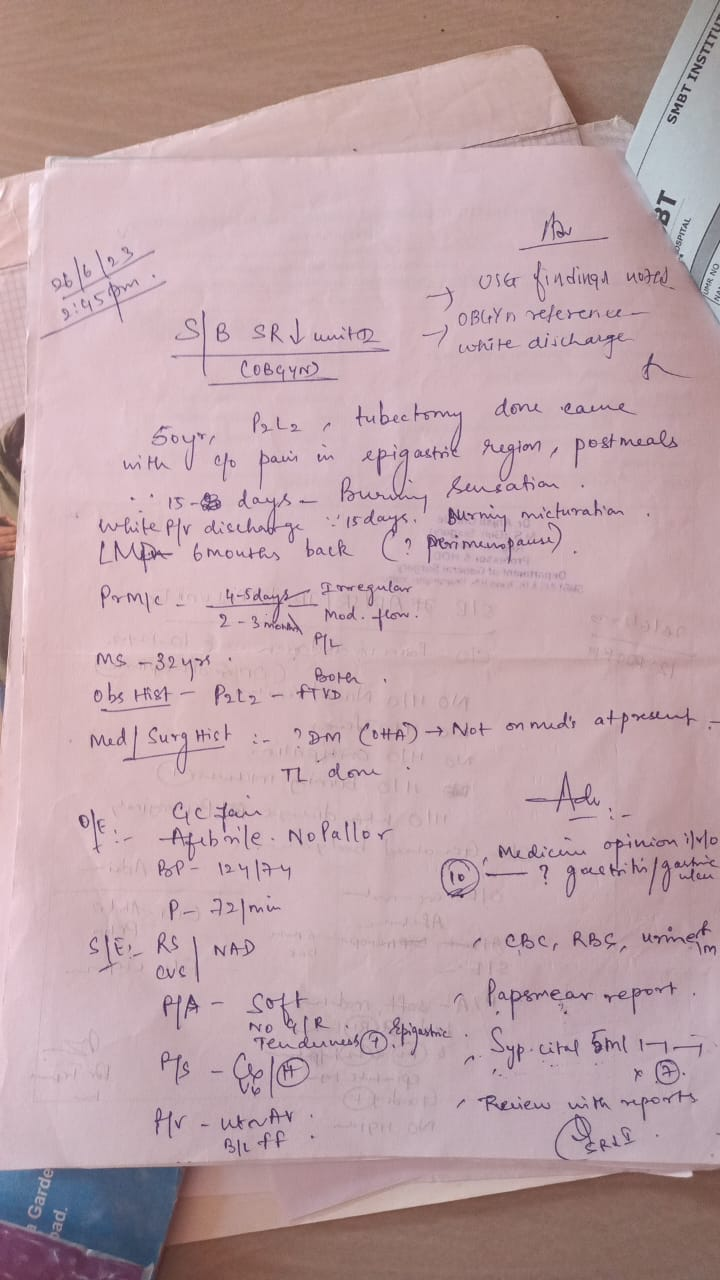
#> input picture Raw_Image_5.jpg, 720 x 1280 px
$ python 'Tesseract OCR.py'
#> lines starting #> are read from the running program, lines starting #| are printed output that depends on the picture; after the words box and inside, x2 and y2 are one past the last pixel; in counts of white or black regions, pixels touching at a corner belong together
import cv2
import pytesseract
from matplotlib import pyplot as plt

pytesseract.pytesseract.tesseract_cmd = r'C:\Users\Shriram\AppData\Local\Programs\Tesseract-OCR\tesseract.exe'

def preprocess_image(image_path):
    # Load image
#> called with image_path = 'Raw_Image_5.jpg'
    img = cv2.imread(image_path, cv2.IMREAD_GRAYSCALE)
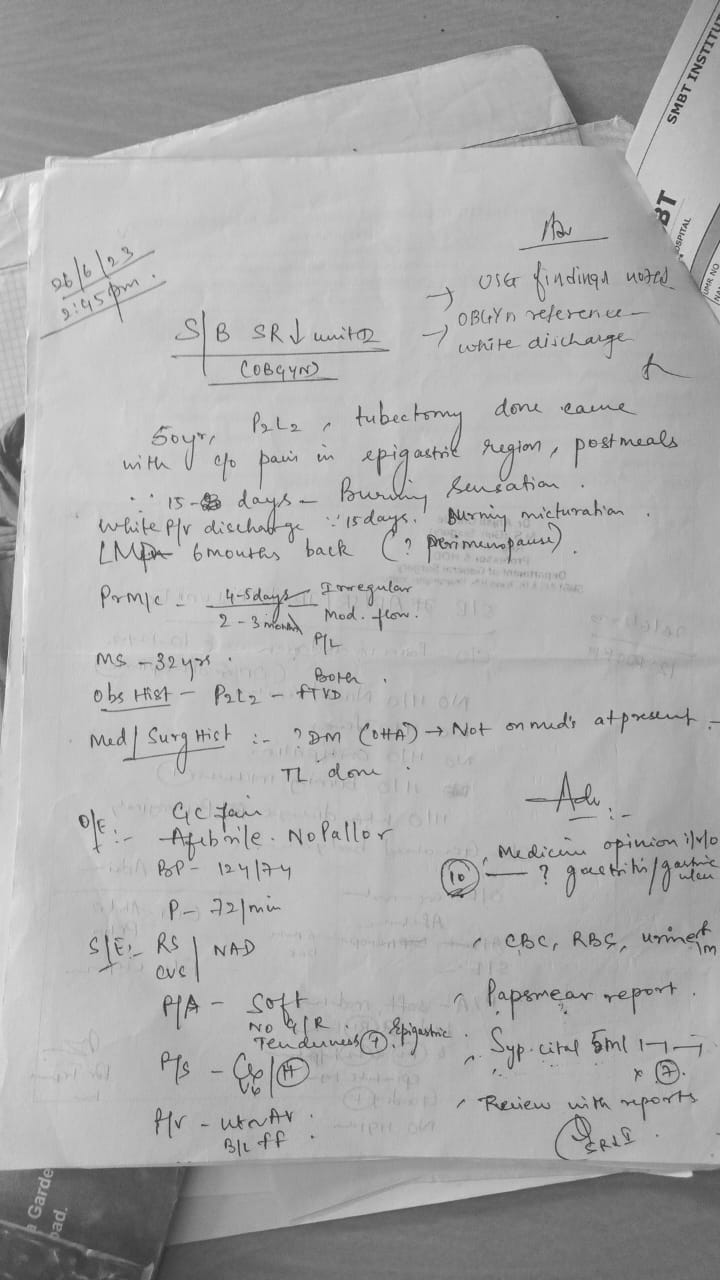
#> img: shape (1280, 720); min 29, max 253, mean 171.6

    # Apply Gaussian Blur to remove noise
    img = cv2.GaussianBlur(img, (5, 5), 0)

    # Convert to binary (Thresholding)
    _, img = cv2.threshold(img, 128, 255, cv2.THRESH_BINARY + cv2.THRESH_OTSU)
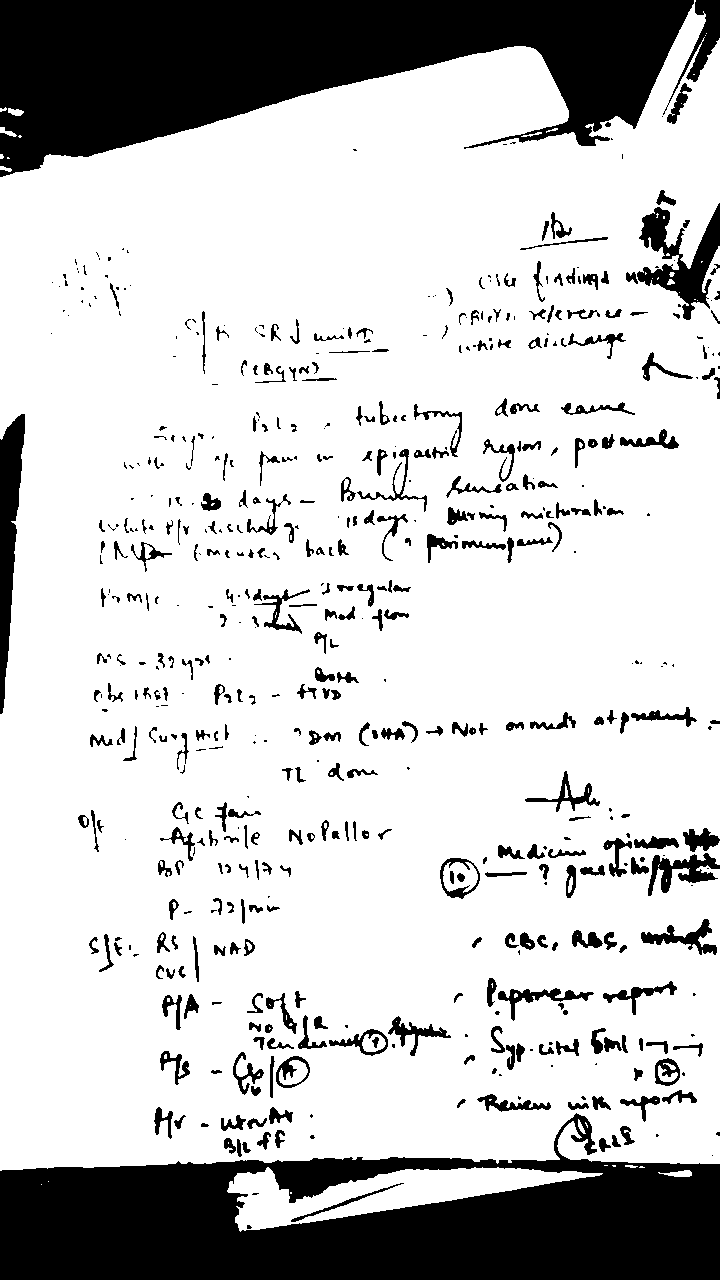
#> img: shape (1280, 720); 78.6% white; 571 black regions (203 under 20 px), largest, box (x1, y1, x2, y2) and area: (0, 1113, 720, 1280) 74380, (0, 0, 694, 177) 72743, (0, 414, 25, 714) 4026

    # Show the processed image
    plt.imshow(img, cmap='gray')
    plt.title("Preprocessed Image")
    plt.show()

    return img

def extract_text_from_image(image_path):
    # Preprocess the image
    img = preprocess_image(image_path)

    # Use Tesseract to extract text
    text = pytesseract.image_to_string(img)

    print("Extracted Text:")
    print(text)

    return text

# Example usage
if __name__ == "__main__":
    image_path = 'Raw_Image_5.jpg'
    extract_text_from_image(image_path)
#> (the call stopped at in extract_text_from_image, `text = pytesseract.image_to_string(img)`: pytesseract is not available in this run)

$ run again, with Raw_Image_1.jpg copied over Raw_Image_5.jpg
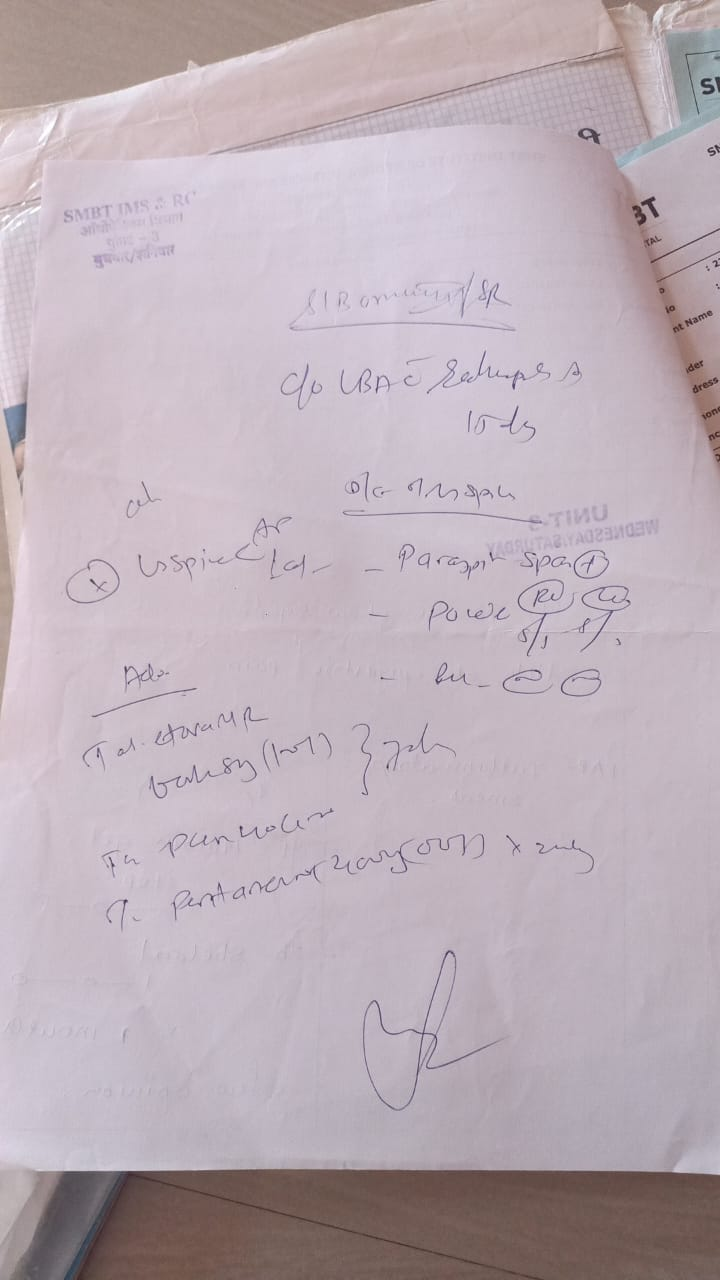
#> input picture Raw_Image_1.jpg, 720 x 1280 px
#> in preprocess_image, `_, img = cv2.threshold(img, 128, 255, cv2.THRESH_BINARY + cv2.THRESH_O..`:
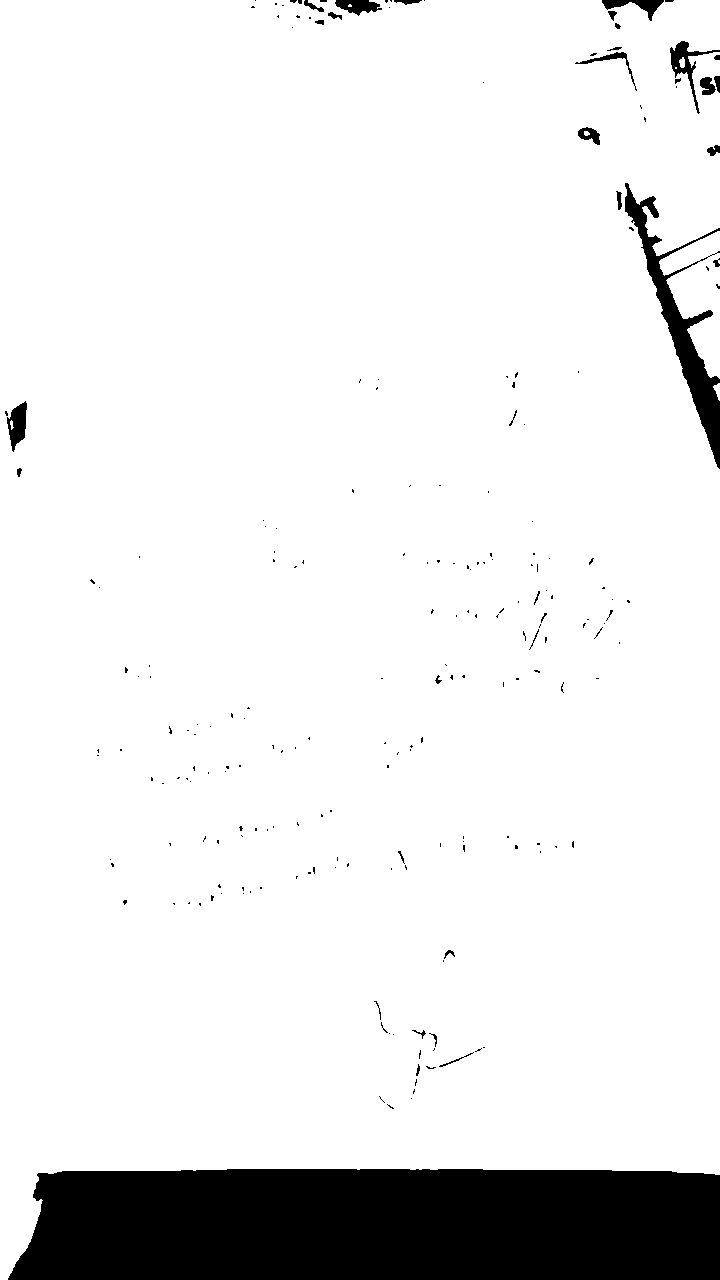
#> img: shape (1280, 720); 90.7% white; 219 black regions (184 under 20 px), largest, box (x1, y1, x2, y2) and area: (8, 1169, 720, 1280) 75678, (625, 183, 720, 469) 5259, (670, 41, 720, 114) 720

$ run again, with Raw_Image_3.jpg copied over Raw_Image_5.jpg
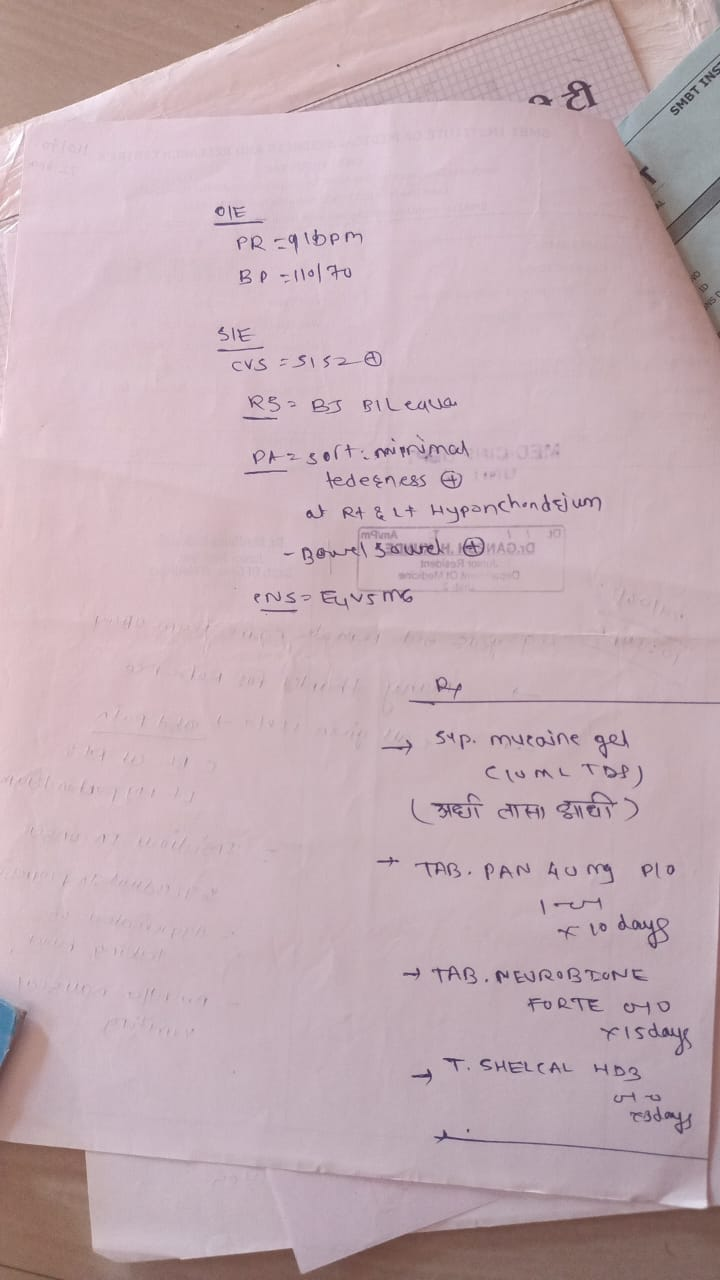
#> input picture Raw_Image_3.jpg, 720 x 1280 px
#> in preprocess_image, `img = cv2.imread(image_path, cv2.IMREAD_GRAYSCALE)`:
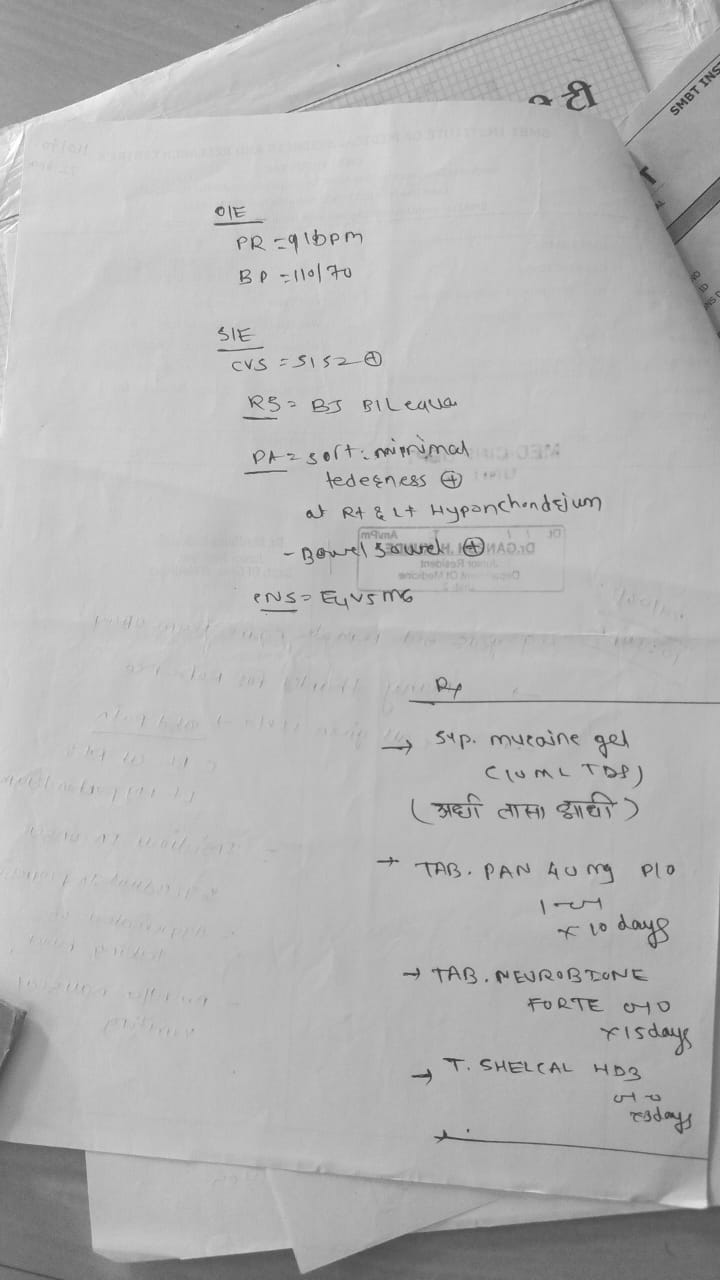
#> img: shape (1280, 720); min 43, max 255, mean 180.7
#> in preprocess_image, `_, img = cv2.threshold(img, 128, 255, cv2.THRESH_BINARY + cv2.THRESH_O..`:
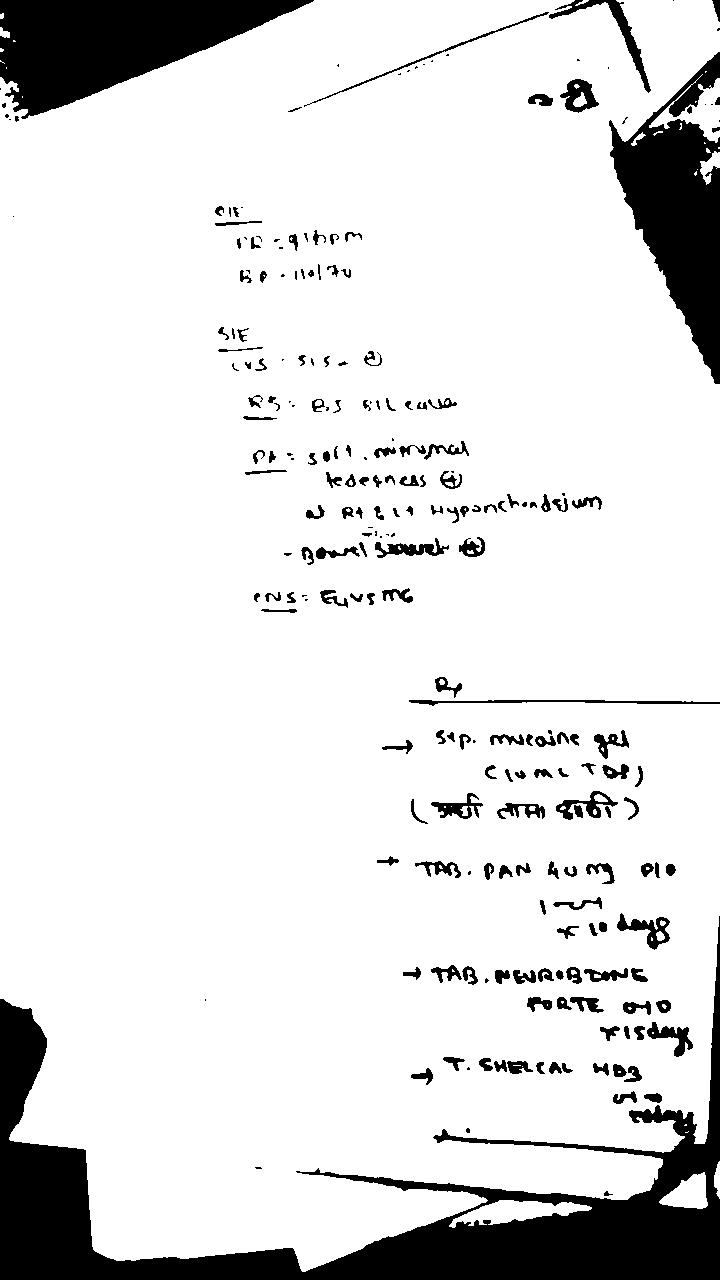
#> img: shape (1280, 720); 87.6% white; 237 black regions (61 under 20 px), largest, box (x1, y1, x2, y2) and area: (0, 916, 720, 1280) 54202, (0, 0, 314, 119) 20319, (609, 52, 720, 384) 17343
